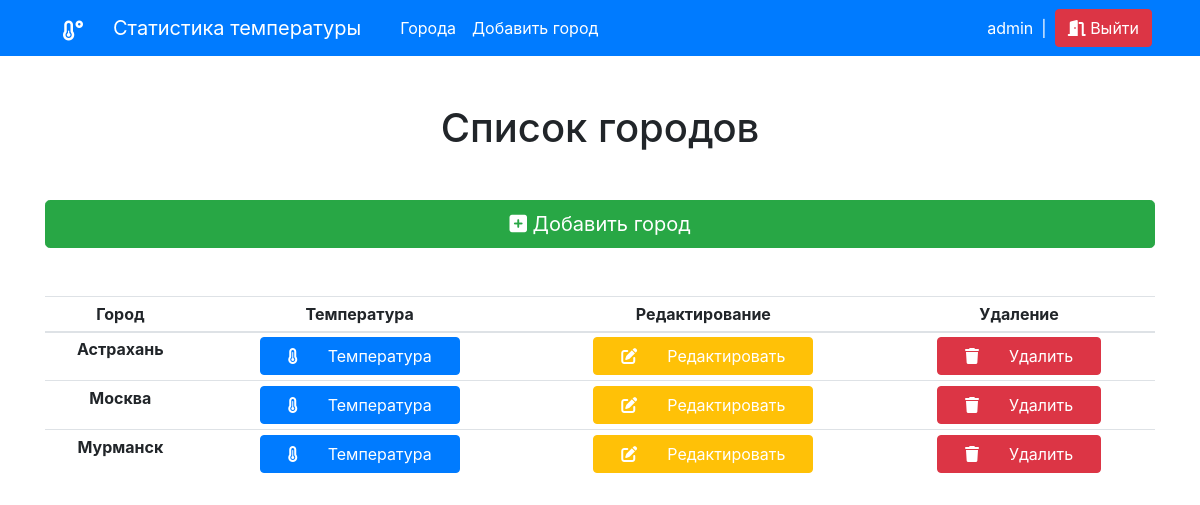
Page /tmp-stat-app/ (signed in) on the committed database.
### temperature_statistics_app/models.py (models this page shows)
class Town(models.Model):
    t_name = models.CharField(
        verbose_name='Название города',
        max_length=128
    )
    t_user = models.ForeignKey(
        verbose_name='Пользователь, который добавил',
        to=User,
        on_delete=models.CASCADE
    )
    def __str__(self):
        return self.t_name
    class Meta:
        ordering = ['t_name']
        verbose_name = 'Город'
        verbose_name_plural = 'Города'

### temperature_statistics_app/views.py (the view)
# urls.py: path('', TownListView.as_view(), name='index'),
class TownListView(LoginRequiredMixin, ListView):
    login_url = 'tmp_stat_app:login'
    model=Town
    template_name='town_list.html'
    context_object_name='town_list'
    def get_queryset(self):
        town = Town.objects.filter(t_user=self.request.user)
        return town

### temperature_statistics_app/templates/town_list.html (shortened to what this page needs)
{% extends 'base.html' %}
    {% block content %}
    <div class="container mt-5">
        <h1 class="text-center">Список городов</h1>
        <a href="{% url 'tmp_stat_app:add_town' %}" role="button" class="btn btn-success btn-lg btn-block my-5 text-white">
            <i class="fa-solid fa-square-plus"></i>
            <span>Добавить город</span>
        </a>
        {% if town_list %}
            <div class="table-responsive-sm">
                <table class="table table-hover text-center table-sm">
                    <thead>
                        <tr>
                            <th scope="col">Город</th>
                            <th scope="col">Температура</th>
                            <th scope="col">Редактирование</th>
                            <th scope="col">Удаление</th>
                        </tr>
                    </thead>
                    <tbody>
                        {% for t in town_list %}
                        <tr>
                            <td class="font-weight-bold">{{ t }}</td>
                            <td>
                                <a href="{% url 'tmp_stat_app:detail_town' t.pk %}"  role="button" class="btn btn-primary text-white">
                                    <div class="container">
                                        <div class="row">
                                            <i class="fa-solid fa-temperature-three-quarters col mt-1"></i>
                                            <span class="d-none d-lg-block d-xl-block col">Температура</span>
                                        </div>
                                    </div>
                                </a>
                            </td>
                            <td>
                                <a href="{% url 'tmp_stat_app:update_town' t.pk %}" role="button" class="btn btn-warning text-white">
                                    <div class="container">
                                        <div class="row">
                                            <i class="fa-solid fa-pen-to-square col mt-1"></i>
                                            <span class="d-none d-lg-block d-xl-block col">Редактировать</span>
                                        </div>
                                    </div>
                                </a>
                            </td>
                            <td>
                                <a href="{% url 'tmp_stat_app:delete_town' t.pk %}" role="button" class="btn btn-danger text-white">
                                    <div class="container">
                                        <div class="row">
                                            <i class="fa-solid fa-trash col mt-1"></i>
                                            <span class="d-none d-lg-block d-xl-block col">Удалить</span>
                                        </div>
                                    </div>
                                </a>
                            </td>
                        </tr>
                        {% endfor %}
                    </tbody>
                </table>
            </div>
        {% else %}
            <h3 class="text-center text-secondary font-italic">Городов пока нет...</h3>
        {% endif %}
    </div>
    {% endblock %}

### temperature_statistics_app/templates/base.html (shortened to what this page needs)
{% load static %}
<!doctype html>
<html lang="ru">
  <head>
    <link rel="stylesheet" href="https://stackpath.bootstrapcdn.com/bootstrap/4.3.1/css/bootstrap.min.css">
    <link rel="stylesheet" href={% static 'temperature_statistics_app/base.css' %}></link>
  </head>
  <body>
    <nav class="navbar navbar-expand-lg navbar-light bg-primary px-5">
        <a href="{% url 'tmp_stat_app:index' %}" class="navbar-brand text-white" href="">
          <div class="container">
            <div class="row">
              <i class="fa-solid fa-temperature-low col mt-2"></i>
              <span class="d-none d-lg-block d-xl-block col">Статистика температуры</span>
            </div>
          </div>
        </a>
        <div class="collapse navbar-collapse" id="navbarSupportedContent">
            <ul class="navbar-nav mr-auto">
              <li class="nav-item active">
                <a class="nav-link text-white" href="{% url 'tmp_stat_app:index' %}">Города</a>
              </li>
              <li class="nav-item active">
                <a class="nav-link text-white" href="{% url 'tmp_stat_app:add_town' %}">Добавить город</a>
              </li>
            </ul>
            {% if request.user %}
                <div class="form-inline my-2 my-lg-0 text-white">
                    <span >{{ request.user }}</span>
                    <span class="mx-2">|</span>
                    <a href="{% url 'tmp_stat_app:logout' %}" role="button" class="btn btn-danger">
                        <i class="fa-solid fa-door-open"></i>
                        <span>Выйти</span>
                    </a>
                </div>
            {% endif %}
        </div>
    </nav>
    {% block content %} {% endblock %}
  </body>
</html>

### temperature_statistics_app/static/temperature_statistics_app/base.css (style rules this page uses)
html, body { height: 100%; }

### rows in the picture
Town: t_name "Астрахань"
Town: t_name "Москва"
Town: t_name "Мурманск"

### other values in the picture
{{ request.user }} "admin"
